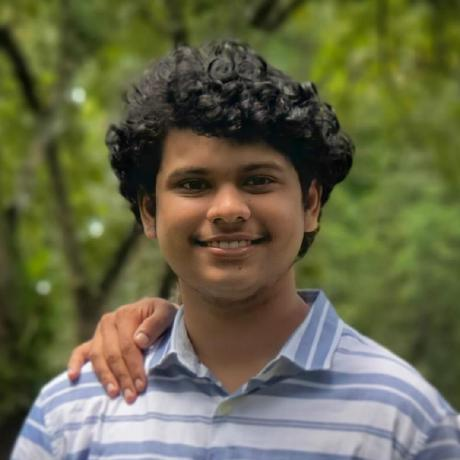
#> input picture rohit.jpg, 460 x 460 px
$ python main.py   (older library calls are emulated)
#> lines starting #> are read from the running program, lines starting #| are printed output that depends on the picture
from PIL import Image

# Open the image
img = Image.open("rohit.jpg")
#> img is the input picture: PIL image 460x460 RGB; mean R, G, B 103.4, 103.5, 73.5

# Convert to grayscale
img = img.convert("L")
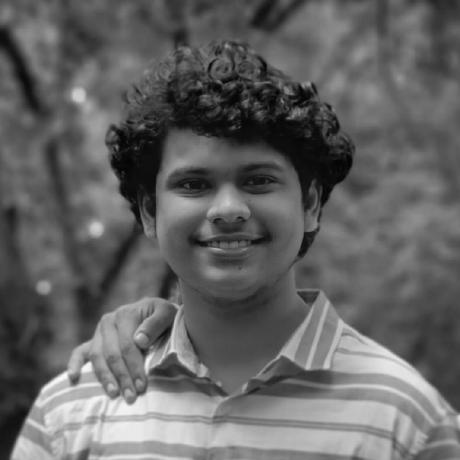
#> img: PIL image 460x460 L; min 0, max 254, mean 100.1

# Resize the image
img = img.resize((80, 60), Image.ANTIALIAS)
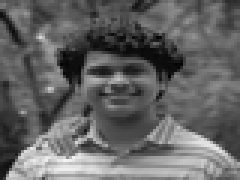
#> img: PIL image 80x60 L (shown 3 times larger); min 4, max 244, mean 100.1

# Define characters for grayscale values
characters = ".111"

# Create a text representation of the image
text = ""
for y in range(img.size[1]):
    for x in range(img.size[0]):
        gray = img.getpixel((x, y))
        text += characters[int(gray / 255 * (len(characters) - 1))]
    text += "\n"

# Print the text representation
print(text)
#> (printed output is left out)
